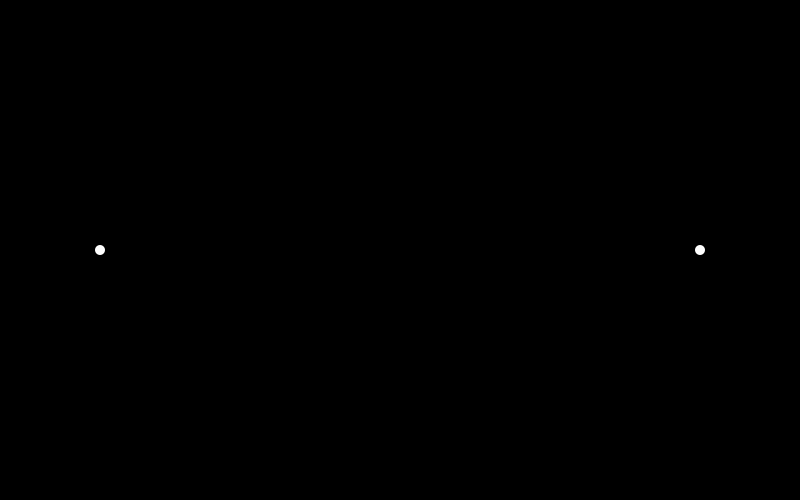
Frame 1 (no input)
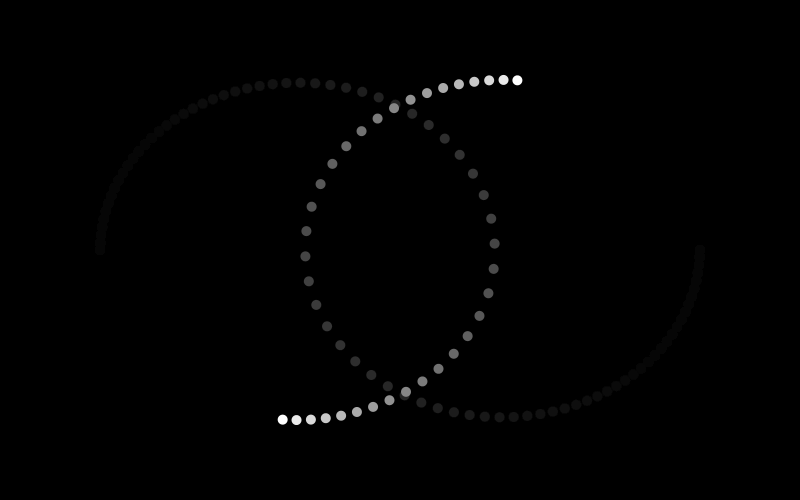
Frame 60 (the mouse pressed at the canvas centre just before this capture)
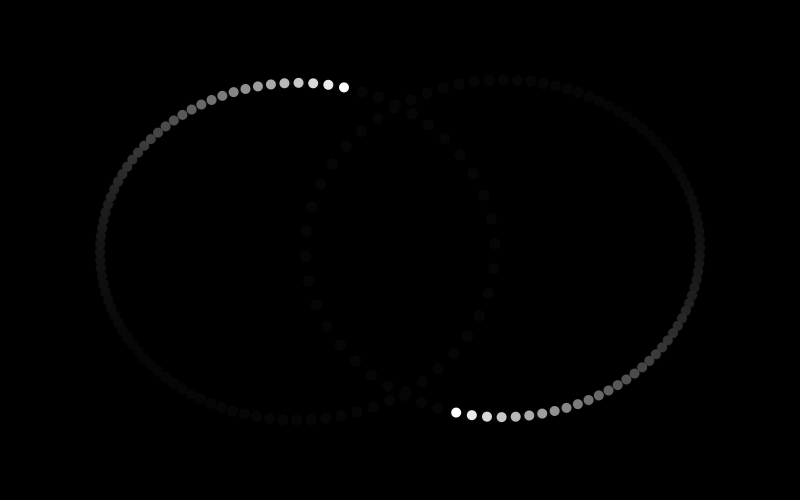
Frame 120 (the mouse held since frame 60 and released just before this capture)

The Processing sketch that drew these frames (run headless with seeded random() and noise(); from frame 60 on, the mouse is pressed at the canvas centre):

// Processing sketch: sketch
// ── sketch.pde
float G = 100.0;
float m1 = 100.0;
float m2 = 100.0;
PVector[] r1; // r1[time]
PVector[] r2;

void setup() {
  size(800, 500);
  init();
  frameRate(30);  
  fill(255, 255, 255, 255);
  noStroke();
  background(0, 0, 0);
}

void draw() {
  fill(0, 20);
  rect(0, 0, width, height);
  fill(255);
  ellipse(r1[2].x, r1[2].y, 10, 10);
  ellipse(r2[2].x, r2[2].y, 10, 10);
  for (int i=0; i<4; i++) // speed up
    updateTime();
}

void init()
{
  r1 = new PVector[3];
  r2 = new PVector[3];
  float left_mgn = 100;
  float right_mgn = 100;
  float centor = height/2;

  r1[2] = new PVector(left_mgn, centor);
  r2[2] = new PVector(width-right_mgn, centor);  
  r1[1] = new PVector(r1[2].x, r1[2].y+1);
  r2[1] = new PVector(r2[2].x, r2[2].y-1);  
  r1[0] = new PVector(r1[1].x, r1[1].y+2);
  r2[0] = new PVector(r2[1].x, r2[1].y-2);
}

void updateTime()
{
  float r = r1[1].dist(r2[1]);
  float rr = pow(r,2);
  PVector e12 = PVector.mult(PVector.sub(r2[1], r1[1]), 1/r);
  PVector e21 = PVector.mult(PVector.sub(r1[1], r2[1]), 1/r);
  r1[2].x = 2*r1[1].x - r1[0].x + G*m2/rr * e12.x;
  r1[2].y = 2*r1[1].y - r1[0].y + G*m2/rr * e12.y;
  r2[2].x = 2*r2[1].x - r2[0].x + G*m1/rr * e21.x;
  r2[2].y = 2*r2[1].y - r2[0].y + G*m1/rr * e21.y;

  r1[0] = r1[1].copy();
  r2[0] = r2[1].copy();
  r1[1] = r1[2].copy();
  r2[1] = r2[2].copy();
}
